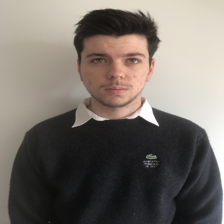
%> input picture 1.png, 224 x 224 px
$ octave --eval "result = getFaceCropped(imread('1.png'));"   (GNU Octave 9; MATLAB toolbox functions it lacks are replaced by stand-ins)
%> lines starting %> are read from the running program, lines starting %| are printed output that depends on the picture
function [coloredImage] = getFaceCropped(Image)

    CropSensitivityX = 0.33; %variable found from statistic, allow to crop the image on the head
    CropSensitivityY = 0.30;
    folder = "pictures/";

    %save the image as a double variable
    Krgb = double(Image);
    ColorImage = Image;
%> ColorImage is the input picture: size 224x224x3 uint8; mean R, G, B 118.5, 111.5, 104.8

    %get every physic information from the image (size, colors)
    Height = size(Krgb, 1);
%> Height = 224
    Width = size(Krgb, 2);
%> Width = 224

    %extracting the Red, Green, blue colors of the image into matrices
    Red = Krgb(:, :, 1);
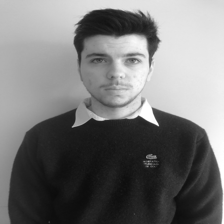
%> Red: size 224x224 double; min 11, max 255, mean 118.5
    Green = Krgb(:, :, 2);
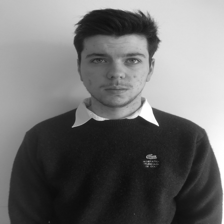
%> Green: size 224x224 double; min 12, max 255, mean 111.5
    Blue = Krgb(:, :, 3);

    %YCbCr colors space
%> (the run ends here)
